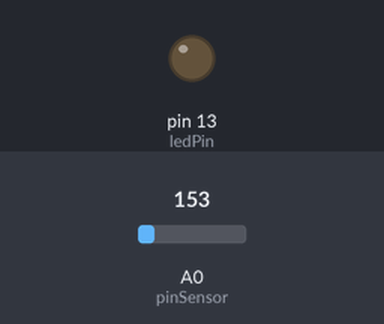
Bench run of a sketch on a simulated Arduino Uno, built with avr-gcc and run on an emulated ATmega328P. Parts: output pins drawn as LEDs (lit = HIGH). The inputs (shaded band) are chosen by the test bench; at power-on: A0 (pinSensor) = 153. The modem accepts every AT command (registered, SIM ready, sends succeed) and sends nothing else; what the sketch prints to the serial monitor is not drawn.

Above: at 1.2 s.
1.3 s: A0 (pinSensor) set to 114
At 4.16 s:
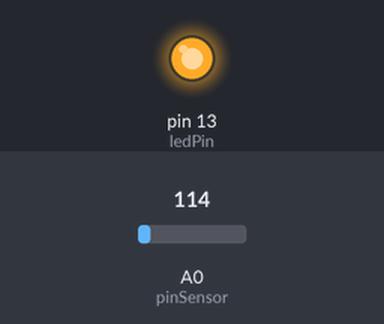
Timing chart, 0 to 13.9 s (numbered marks = the images above; inputs shaded):
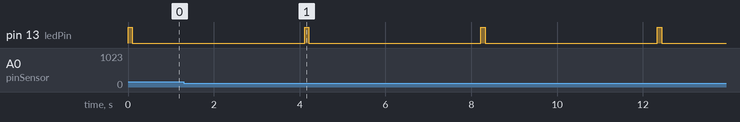

The sketch:

Arduino_ESP8266_EnvioDatosPorTCP.ino
```cpp
/*
Curso: Desarrollo de Prototipos para IoT
Autor: Carlos Ramirez (carloslrm@gmail.com)
Septiembre - 2017
===========================================

Sensor de Temperatura LM35 (o TMP36) y envio por protocolo TCP
utilizando ESP8266 y comandos AT

*/

#include <SoftwareSerial.h>

//Usamos el pin A0 como entrada analogica que viene del sensor de temperatura
int pinSensor =0;

//Led interno para control
int ledPin  = 13;

//direccion ip y puerto del servidor TCP (tambien se puede poner la url en lugar de la IP)
String tcp_server = "tcp.acifuina.com";
String tcp_port = "3150";

//Puerto serial por software en los pines 10 y 11
SoftwareSerial ser(10, 11); // RX, TX

//utilizar dcOffset = 0V para el sensor LM35
//float dcOffset=0.0;
//utilizar dcOffset = 0.5V para el sensor TMP36
float dcOffset=0.5;


// La rutina setup se ejecuta cuando encendemos el Arduino,
// o presionamos el boton de reset:
void setup() {

  //analogReference(INTERNAL);
  Serial.begin(9600); //inicializamos el puerto serial a 9600 baudrate
  Serial.println("Aprendiendo Internet de las Cosas");
  Serial.println("Intecap - Centro Tics");

  pinMode(ledPin, OUTPUT);
  //iniciamoos el puerto sofware serial en 9600,
  //este es el puerto por el que nos comunicamos con el ESP9266
  ser.begin(115200);

  //reiniciamos el modulo ESP8266
  ser.println("AT+RST");

}

//La rutina loop se ejecuta una y otra vez, de forma infinita:
void loop() {

  //Blink en el led interno para verificar que el programa esta corriendo
  digitalWrite(ledPin, HIGH);
  delay(100);
  digitalWrite(ledPin, LOW);

  //leemos el valor analogico del pin A0 y lo guardamos en una variable
  int valorSensor  = analogRead(pinSensor);

  //calculamos el voltaje
  float voltaje = (valorSensor/1024.0) * 5.0 ;

  //calculamos la temperatura
  float temperatura = (voltaje - dcOffset) * 100.0;

  //Convertimos la temperatura a string
  char buf[16];
  String strTemp = dtostrf(temperatura, 4, 1, buf);
  Serial.println(strTemp);

   // Conexión TCP/IP
  String cmd = "AT+CIPSTART=\"TCP\",\"";
  cmd += tcp_server;
  cmd += "\","+ tcp_port ;
  ser.println(cmd);
  Serial.println(cmd);

  if(ser.find("Error")){
    Serial.println("AT+CIPSTART error");
    return;
  }

  // Enviamos data a través del ESP8266
  cmd = "AT+CIPSEND=";

  //Enviamos el dato en forma estructurada usando json
  String json_temp = ("{\"ID\":1,\"temp\":" + strTemp + "}\n");
  cmd += String(json_temp.length());
  Serial.println(json_temp);
  Serial.println ("comando enviado: "+cmd);
  ser.println(cmd);

  if(ser.find(">")){
    ser.print(json_temp);
  }
  else{
    ser.println("AT+CIPCLOSE");
    Serial.println("AT+CIPCLOSE");
  }


  delay(3000);
}
```

Measured:
- by itself, pin 13 (ledPin): alternates HIGH for 0.10 s and LOW for 4.0 s
